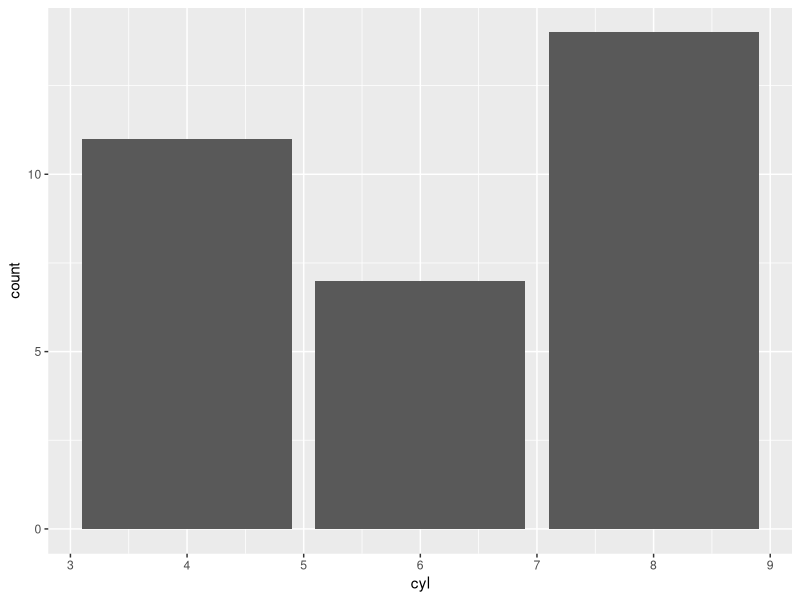
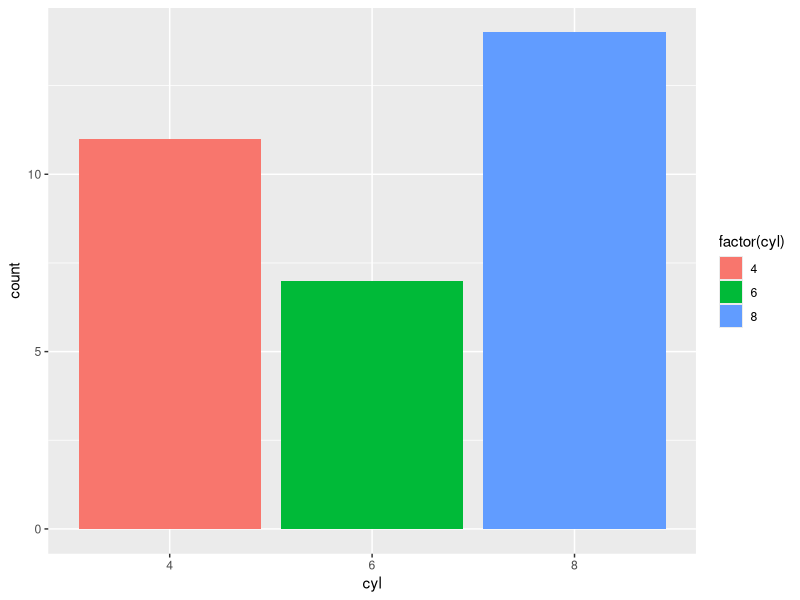
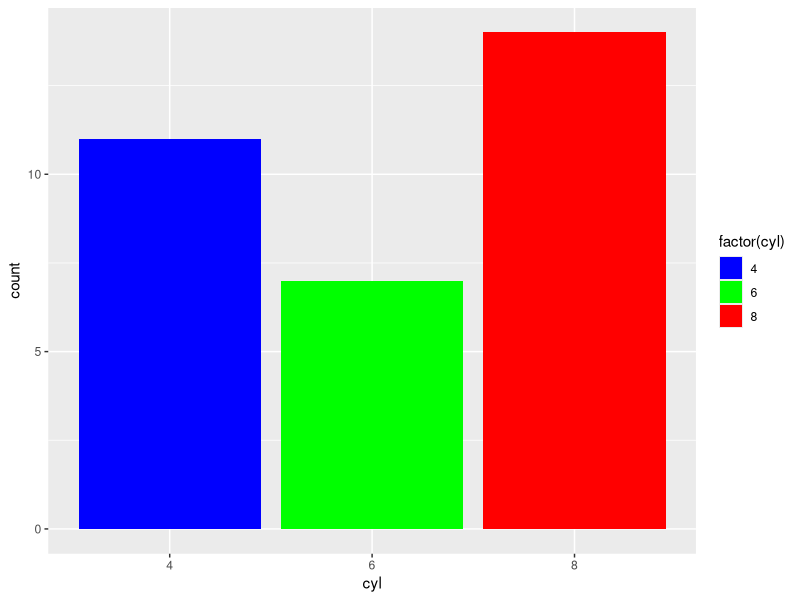
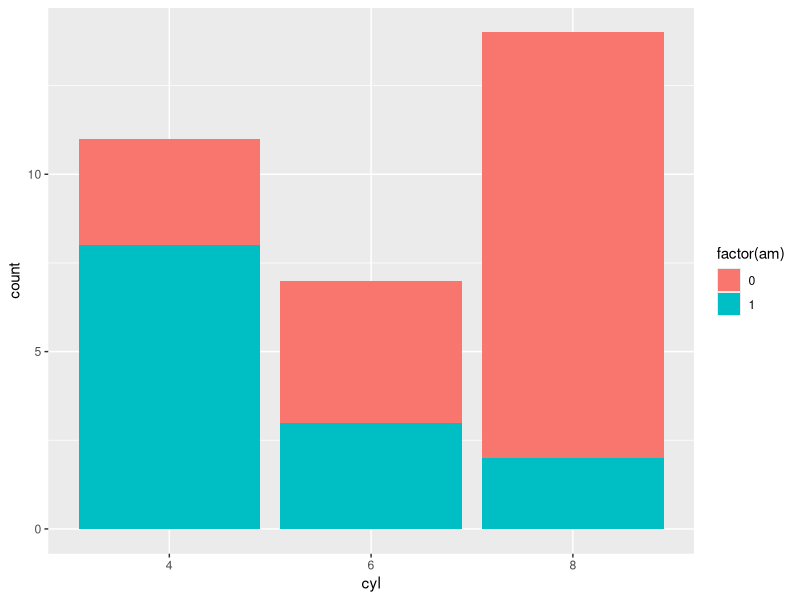
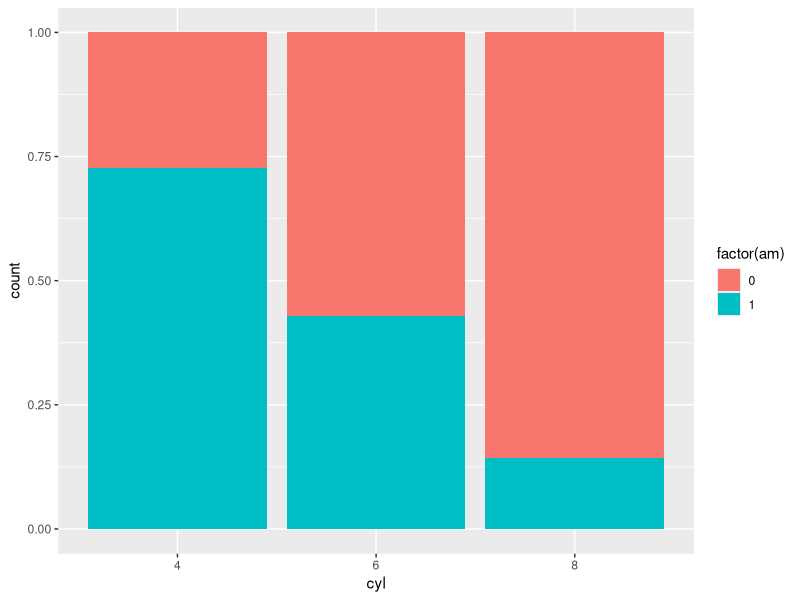
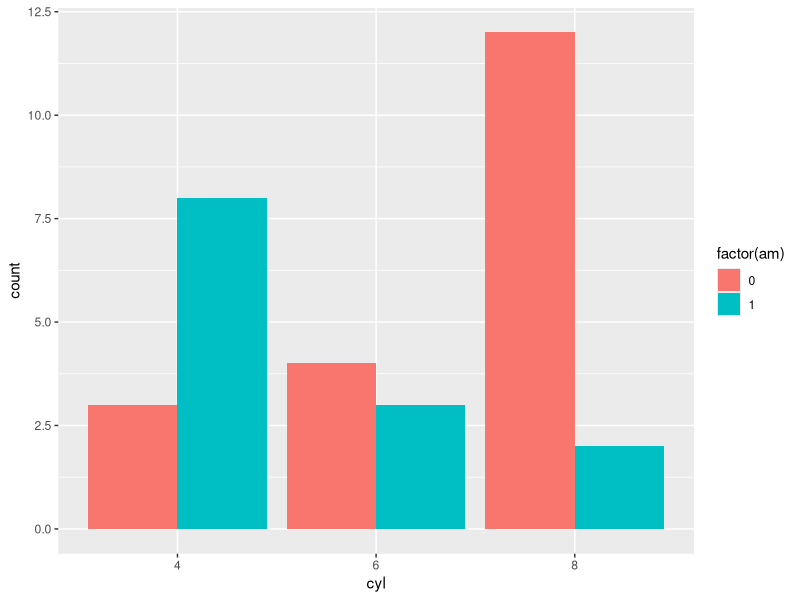
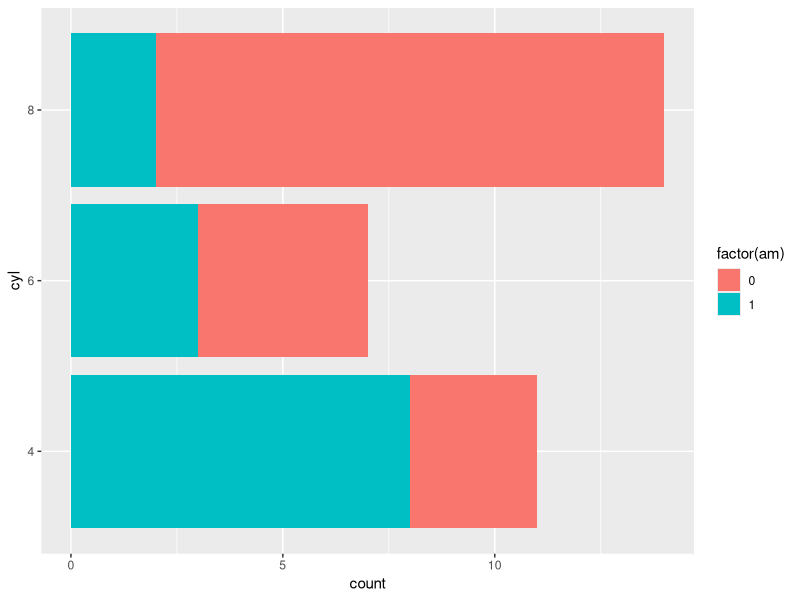
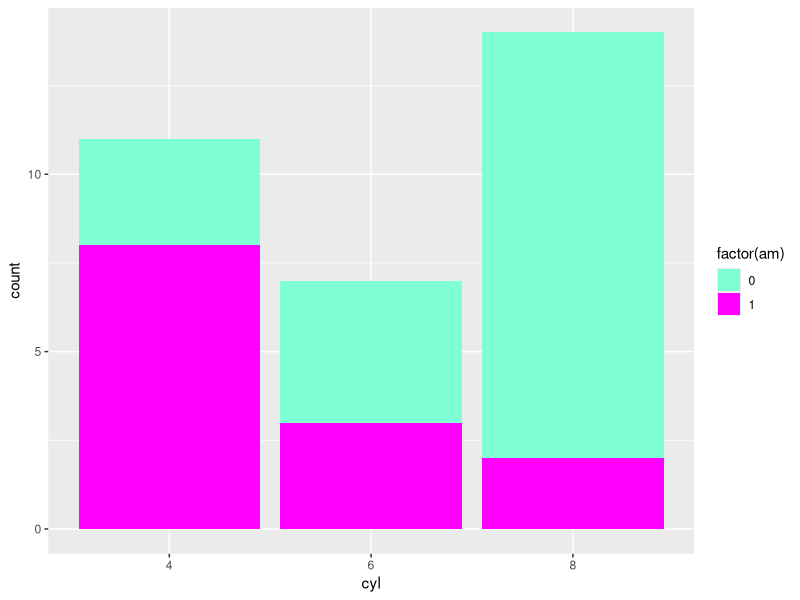

Write R code to recreate these figures, in order.
library("ggplot2")
library("dplyr")
mtc = mtcars
attach(mtc)

ggplot(data = mtc, mapping = aes(x = cyl)) + geom_bar()

#Verifying frequencies
#Method 1
sum(cyl == 4)
sum(cyl == 6)
sum(cyl == 8)
#Method 2
mtc$cyl = as.factor(mtc$cyl)
summary(mtc)
#Method 3
nrow(filter(mtc, cyl == 4))
nrow(filter(mtc, cyl == 6))
nrow(filter(mtc, cyl == 8))

f1 = ggplot(data = mtc, mapping = aes(x = cyl, fill = factor(cyl))) + geom_bar()
f1
f1 + scale_fill_manual(values = c("#0000FF", "#00FF00", "#FF0000"))

#Segmented bar graph
f2 = ggplot(data = mtc, mapping = aes(x = cyl, fill = factor(am))) + geom_bar()
f2

sum(cyl == 4 & am == 1)

#Proportional semgmented bar graph
f3 = ggplot(data = mtc, mapping = aes(x = cyl, fill = factor(am)))
f3 + geom_bar(position = "fill")

#Multiple bar graph
f4 = ggplot(data = mtc, mapping = aes(x = cyl, fill = factor(am)))
f4 + geom_bar(position = "dodge")

#Horizontal bar graph
f5 = ggplot(data = mtc, mapping = aes(x = cyl, fill = factor(am)))
f5 + geom_bar() + coord_flip()

#Manual colour entry again
f6 = ggplot(data = mtc, mapping = aes(x = cyl, fill = factor(am))) + geom_bar()
f6 + scale_fill_manual(values = c("aquamarine", "magenta"))

#Bar plot with 2 variables
f7 = ggplot(data = mtc, mapping = aes(x = cyl, y = wt, fill = factor(am)))
f7
f7 + geom_bar(position = "dodge", stat = "identity")
